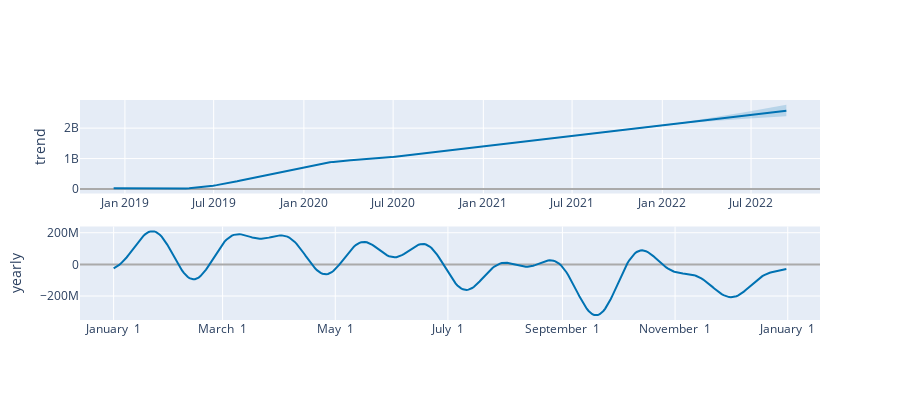

Notebook cell for this chart:
### Code cell
plot_components_plotly(m, forecast)

### Figure 1 — Plotly figure (JSON) as saved in the notebook; plotly's stock layout.template omitted (floating-point values rounded to 4 significant figures; data arrays with more than 128 entries replaced by an {"elided": "..."} marker saying what was removed)
{"data": [{"line": {"color": "#0072B2", "width": 2}, "mode": "lines", "name": "trend", "type": "scatter", "x": {"elided": "197 str values"}, "xaxis": "x", "y": {"elided": "197 float values"}, "yaxis": "y"}, {"line": {"color": "rgba(0, 114, 178, 0.2)", "width": 0}, "mode": "lines", "name": "trend_upper", "type": "scatter", "x": {"elided": "197 str values"}, "xaxis": "x", "y": {"elided": "197 float values"}, "yaxis": "y"}, {"fill": "tonexty", "fillcolor": "rgba(0, 114, 178, 0.2)", "line": {"color": "rgba(0, 114, 178, 0.2)", "width": 0}, "mode": "lines", "name": "trend_lower", "type": "scatter", "x": {"elided": "197 str values"}, "xaxis": "x", "y": {"elided": "197 float values"}, "yaxis": "y"}, {"line": {"color": "#0072B2", "width": 2}, "mode": "lines", "name": "yearly", "type": "scatter", "x": {"elided": "365 str values"}, "xaxis": "x2", "y": {"elided": "365 float values"}, "yaxis": "y2"}], "layout": {"height": 400, "showlegend": false, "width": 900, "xaxis": {"anchor": "y", "domain": [0, 1], "range": ["2018-10-01T09:36:00", "2022-11-18T14:24:00"], "type": "date"}, "xaxis2": {"anchor": "y2", "domain": [0, 1], "range": ["2016-12-13T18:54:02.958904115", "2018-01-18T11:04:57.863013581"], "tickformat": "%B %e", "type": "date"}, "yaxis": {"anchor": "x", "domain": [0.575, 1], "rangemode": "normal", "title": {"text": "trend"}, "zerolinecolor": "#AAA"}, "yaxis2": {"anchor": "x2", "domain": [0, 0.425], "title": {"text": "yearly"}, "zerolinecolor": "#AAA"}}}
